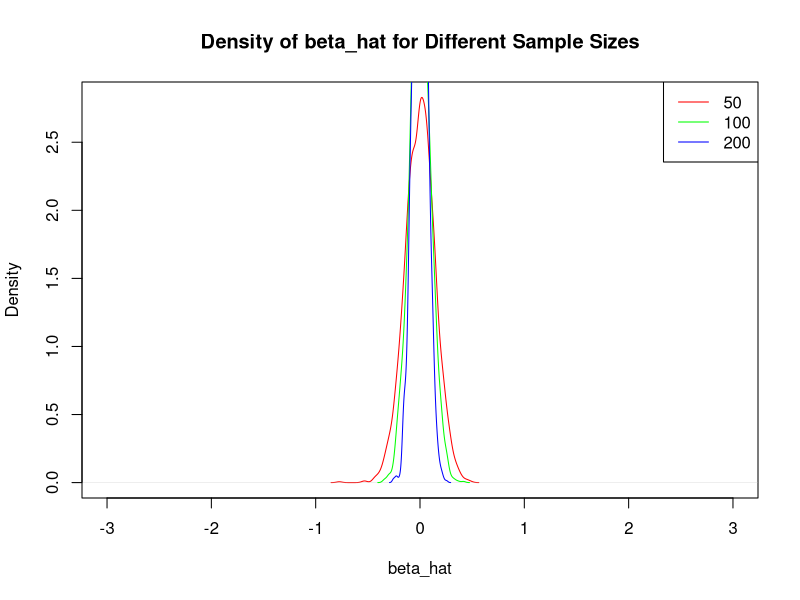
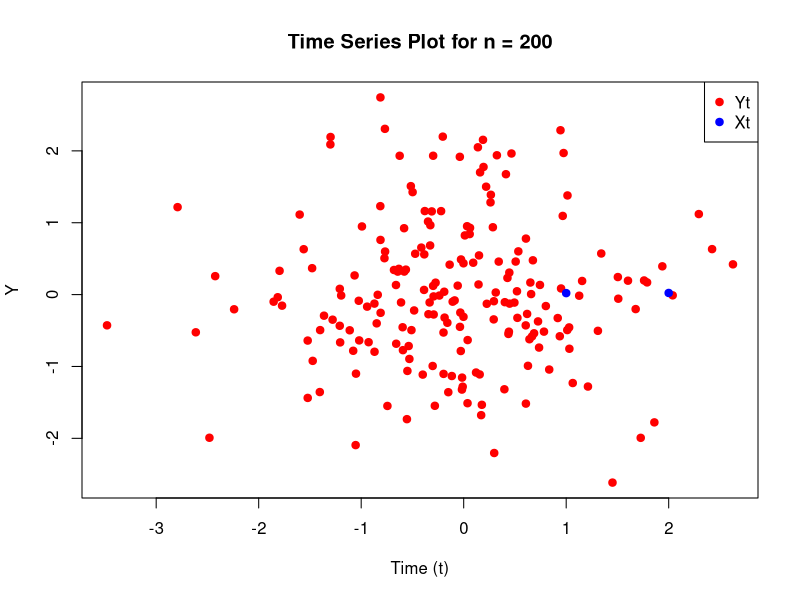
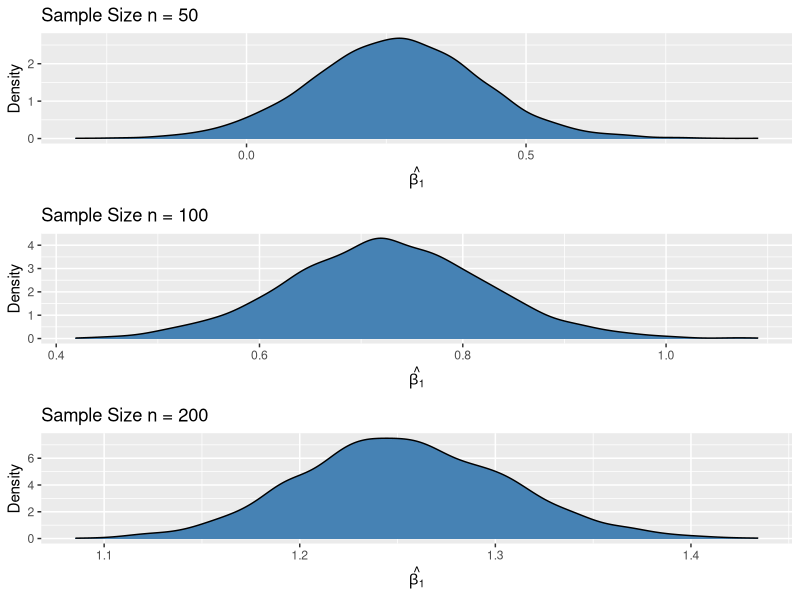
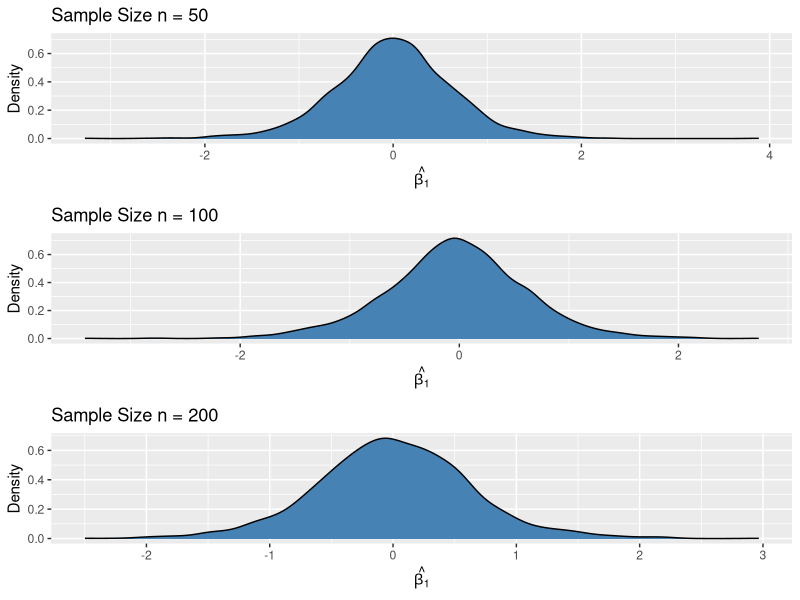
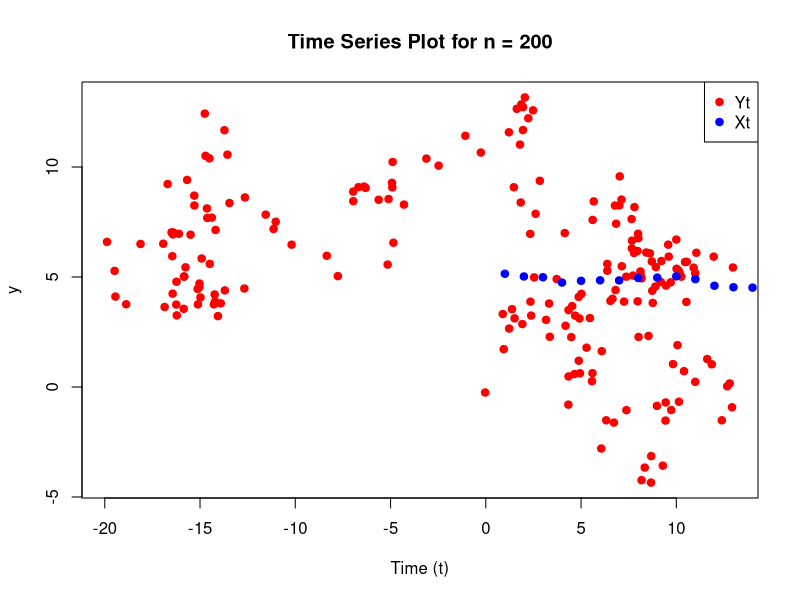

Generate these figures, in order, with R:
# Set the parameters
set.seed(42)  # For reproducibility
n_values <- c(50, 100, 200)  # Different sample sizes
num_replications <- 2500  # Number of replications for each sample size

# Create a list to store density estimates for each sample size
density_estimates <- list()

# Simulate the data and run regressions
for (n in n_values) {
  beta_hat <- numeric(num_replications)
  
  for (replication in 1:num_replications) {
    # Simulate data for each replication
    Y <- rnorm(n)
    X <- rnorm(n)
    
    # Fit a linear regression model
    model <- lm(Y ~ X)
    
    # Store the estimated coefficient for X (beta_hat)
    beta_hat[replication] <- coef(model)['X']
  }
  
  # Calculate the density estimate for beta_hat
  density_estimates[[as.character(n)]] <- density(beta_hat)
}

# Create the plot
colors <- rainbow(length(n_values))
plot(density_estimates[[1]], col = colors[1], main = "Density of beta_hat for Different Sample Sizes", xlab = "beta_hat", ylab = "Density", xlim = c(-3, 3))
legend("topright", legend = n_values, col = colors, lty = 1)

for (i in 2:length(n_values)) {
  lines(density_estimates[[i]], col = colors[i])
}







# Set the parameters
set.seed(42)  # For reproducibility
n_values <- c(50, 100, 200)  # Different sample sizes
num_replications <- 2500  # Number of replications for each sample size
alpha <- 0.05  # Significance level

# Create a vector to store rejection frequencies for each sample size
rejection_freqs <- numeric(length(n_values))

# Simulate the data and run regressions
for (n in n_values) {
  for (replication in 1:num_replications) {
    # Simulate data for each replication
    Y <- rnorm(n)
    X <- rnorm(n)
    
    # Fit a linear regression model
    model <- lm(Y ~ X)
    
    # Perform the significance test for beta1
    p_value <- summary(model)$coefficients[2, 4]
    reject_null <- p_value < alpha / 2 || p_value > 1 - alpha / 2
    
    # Update the rejection frequencies
    rejection_freqs[n == n_values] <- rejection_freqs[n == n_values] + reject_null
  }
  # Calculate the estimated rejection frequency for the sample size
  rejection_freqs[n == n_values] <- rejection_freqs[n == n_values] / num_replications
}

# Report the estimated rejection frequencies
cat("Estimated Rejection Frequencies:\n")
for (i in 1:length(n_values)) {
  cat(paste("Sample Size n =", n_values[i], ": ", round(rejection_freqs[i], 3), "\n"))
}

# Show a time series plot for the last replication with n = 200
last_n200_replication <- lm(Y ~ X)  # Fit a regression model for the last replication
plot(Y ~ X, data = last_n200_replication$model, main = "Time Series Plot for n = 200", xlab = "Time (t)", col = "red", pch = 19)
points(predict(last_n200_replication), col = "blue", pch = 19)
legend("topright", legend = c("Yt", "Xt"), col = c("red", "blue"), pch = 19)

















# Set the parameters
set.seed(42)  # For reproducibility
n_values <- c(50, 100, 200)  # Different sample sizes
num_replications <- 2500  # Number of replications for each sample size

# Create storage matrices for saving regression coefficients and p-values
beta_hat_matrix <- matrix(NA, nrow = length(n_values), ncol = num_replications)
p_value_matrix <- matrix(NA, nrow = length(n_values), ncol = num_replications)

# Create storage vectors for rejection frequencies
rejection_freqs <- numeric(length(n_values))

# Simulate the data and run regressions
for (n_idx in 1:length(n_values)) {
  n <- n_values[n_idx]
  
  for (replication in 1:num_replications) {
    t <- 1:n  # Create a time variable
    
    # Simulate data with deterministic trends
    Y <- 0.05 * t + rnorm(n)
    X <- 0.03 * t + rnorm(n)
    
    # Fit a linear regression model
    model <- lm(Y ~ X)
    
    # Store the estimated coefficient for X
    beta_hat_matrix[n_idx, replication] <- coef(model)['X']
    
    # Store the p-value for the significance test of H0: beta1 = 0
    p_value_matrix[n_idx, replication] <- summary(model)$coefficients[2, 4]
  }
  
  # Calculate the estimated rejection frequency for the sample size
  rejection_freqs[n_idx] <- mean(p_value_matrix[n_idx, ] < 0.05)
}

# Report the estimated rejection frequencies
cat("Estimated Rejection Frequencies at the 5% Significance Level:\n")
for (i in 1:length(n_values)) {
  cat(paste("Sample Size n =", n_values[i], ": ", round(rejection_freqs[i], 3), "\n"))
}

# Create density plots for beta_hat
library(ggplot2)
library(gridExtra)

density_plots <- list()
for (n_idx in 1:length(n_values)) {
  p <- ggplot(data.frame(beta_hat = beta_hat_matrix[n_idx, ]), aes(x = beta_hat)) +
    geom_density(fill = "steelblue", color = "black") +
    labs(title = paste("Sample Size n =", n_values[n_idx]), x = expression(hat(beta[1])), y = "Density")
  density_plots[[n_idx]] <- p
}

grid.arrange(grobs = density_plots)







# Set the parameters
set.seed(42)  # For reproducibility
n_values <- c(50, 100, 200)  # Different sample sizes
num_replications <- 2500  # Number of replications for each sample size

# Create storage matrices for saving regression coefficients and p-values
beta_hat_matrix <- matrix(NA, nrow = length(n_values), ncol = num_replications)
p_value_matrix <- matrix(NA, nrow = length(n_values), ncol = num_replications)

# Create storage vectors for rejection frequencies
rejection_freqs <- numeric(length(n_values))

# Simulate the data and run regressions
for (n_idx in 1:length(n_values)) {
  n <- n_values[n_idx]
  
  for (replication in 1:num_replications) {
    # Simulate data with stochastic trends using cumulative sums of random errors
    y <- cumsum(rnorm(n))
    x <- cumsum(rnorm(n))
    
    # Fit a linear regression model
    model <- lm(y ~ x)
    
    # Store the estimated coefficient for x
    beta_hat_matrix[n_idx, replication] <- coef(model)['x']
    
    # Store the p-value for the significance test of H0: beta1 = 0
    p_value_matrix[n_idx, replication] <- summary(model)$coefficients[2, 4]
  }
  
  # Calculate the estimated rejection frequency for the sample size
  rejection_freqs[n_idx] <- mean(p_value_matrix[n_idx, ] < 0.05)
}

# Report the estimated rejection frequencies
cat("Estimated Rejection Frequencies at the 5% Significance Level:\n")
for (i in 1:length(n_values)) {
  cat(paste("Sample Size n =", n_values[i], ": ", round(rejection_freqs[i], 3), "\n"))
}





# Create density plots for beta_hat (same code as in Question 1)
library(ggplot2)
library(gridExtra)

density_plots <- list()
for (n_idx in 1:length(n_values)) {
  p <- ggplot(data.frame(beta_hat = beta_hat_matrix[n_idx, ]), aes(x = beta_hat)) +
    geom_density(fill = "steelblue", color = "black") +
    labs(title = paste("Sample Size n =", n_values[n_idx]), x = expression(hat(beta[1])), y = "Density")
  density_plots[[n_idx]] <- p
}

grid.arrange(grobs = density_plots)

# Calculate and report the estimated rejection frequencies (same code as in Question 1)
cat("Estimated Rejection Frequencies at the 5% Significance Level:\n")
for (i in 1:length(n_values)) {
  cat(paste("Sample Size n =", n_values[i], ": ", round(rejection_freqs[i], 3), "\n"))
}

# Create time series plots for the last replication with n = 200
last_n200_replication <- lm(y ~ x)  # Fit a regression model for the last replication
plot(y ~ x, data = last_n200_replication$model, main = "Time Series Plot for n = 200", xlab = "Time (t)", col = "red", pch = 19)
points(predict(last_n200_replication), col = "blue", pch = 19)
legend("topright", legend = c("Yt", "Xt"), col = c("red", "blue"), pch = 19)


## 3-C

# Set the parameters
set.seed(42)  # For reproducibility
n_values <- c(50, 100, 200)  # Different sample sizes
num_replications <- 2500  # Number of replications for each sample size

# Create storage matrices for saving regression coefficients and p-values
beta_hat_matrix <- matrix(NA, nrow = length(n_values), ncol = num_replications)
p_value_matrix <- matrix(NA, nrow = length(n_values), ncol = num_replications)

# Create storage vectors for rejection frequencies
rejection_freqs <- numeric(length(n_values))

# Simulate the data and run regressions in first differences
for (n_idx in 1:length(n_values)) {
  n <- n_values[n_idx]
  
  for (replication in 1:num_replications) {
    # Simulate data with stochastic trends using cumulative sums of random errors
    y <- cumsum(rnorm(n))
    x <- cumsum(rnorm(n))
    
    # Calculate first differences
    dy <- diff(y)
    dx <- diff(x)
    
    # Fit a linear regression model in first differences
    model <- lm(dy ~ dx)
    
    # Store the estimated coefficient for dx
    beta_hat_matrix[n_idx, replication] <- coef(model)['dx']
    
    # Store the p-value for the significance test of H0: beta1 = 0
    p_value_matrix[n_idx, replication] <- summary(model)$coefficients[2, 4]
  }
  
  # Calculate the estimated rejection frequency for the sample size
  rejection_freqs[n_idx] <- mean(p_value_matrix[n_idx, ] < 0.05)
}

# Report the estimated rejection frequencies
cat("Estimated Rejection Frequencies at the 5% Significance Level (in first differences):\n")
for (i in 1:length(n_values)) {
  cat(paste("Sample Size n =", n_values[i], ": ", round(rejection_freqs[i], 3), "\n"))
}
